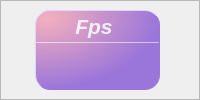
                       <widget class="QFrame" name="frame_11">
                        <property name="frameShape">
                         <enum>QFrame::Shape::StyledPanel</enum>
                        </property>
                        <property name="frameShadow">
                         <enum>QFrame::Shadow::Raised</enum>
                        </property>
                        <layout class="QHBoxLayout" name="horizontalLayout_30">
                         <property name="spacing">
                          <number>6</number>
                         </property>
                         <property name="leftMargin">
                          <number>0</number>
                         </property>
                         <property name="topMargin">
                          <number>5</number>
                         </property>
                         <property name="rightMargin">
                          <number>5</number>
                         </property>
                         <property name="bottomMargin">
                          <number>5</number>
                         </property>
                         <item>
                          <widget class="QFrame" name="Fps_QF2">
                           <property name="minimumSize">
                            <size>
                             <width>125</width>
                             <height>80</height>
                            </size>
                           </property>
                           <property name="maximumSize">
                            <size>
                             <width>125</width>
                             <height>80</height>
                            </size>
                           </property>
                           <property name="toolTipDuration">
                            <number>0</number>
                           </property>
                           <property name="styleSheet">
                            <string notr="true">QFrame#Fps_QF2{
color: rgb(255, 255, 255);
border-radius: 15px;
background-color: qradialgradient(cx:0, cy:0, radius:1, fx:0.1, fy:0.1, stop:0 rgb(243, 175, 189),  stop:1 rgb(155, 118, 218));
border: 1px outset rgb(153, 117, 219)
}
</string>
                           </property>
                           <property name="frameShape">
                            <enum>QFrame::Shape::StyledPanel</enum>
                           </property>
                           <property name="frameShadow">
                            <enum>QFrame::Shadow::Raised</enum>
                           </property>
                           <layout class="QVBoxLayout" name="verticalLayout_26" stretch="0,2,1">
                            <property name="spacing">
                             <number>0</number>
                            </property>
                            <property name="leftMargin">
                             <number>0</number>
                            </property>
                            <property name="topMargin">
                             <number>0</number>
                            </property>
                            <property name="rightMargin">
                             <number>0</number>
                            </property>
                            <property name="bottomMargin">
                             <number>0</number>
                            </property>
                            <item>
                             <widget class="QFrame" name="Fps_top2">
                              <property name="styleSheet">
                               <string notr="true">border:none</string>
                              </property>
                              <property name="frameShape">
                               <enum>QFrame::Shape::StyledPanel</enum>
                              </property>
                              <property name="frameShadow">
                               <enum>QFrame::Shadow::Raised</enum>
                              </property>
                              <layout class="QHBoxLayout" name="horizontalLayout_31">
                               <property name="spacing">
                                <number>0</number>
                               </property>
                               <property name="leftMargin">
                                <number>0</number>
                               </property>
                               <property name="topMargin">
                                <number>3</number>
                               </property>
                               <property name="rightMargin">
                                <number>7</number>
                               </property>
                               <property name="bottomMargin">
                                <number>3</number>
                               </property>
                               <item>
                                <widget class="QLabel" name="label_10">
                                 <property name="maximumSize">
                                  <size>
                                   <width>16777215</width>
                                   <height>30</height>
                                  </size>
                                 </property>
                                 <property name="font">
                                  <font>
                                   <family>Segoe UI</family>
                                   <pointsize>16</pointsize>
                                   <italic>true</italic>
                                   <bold>true</bold>
                                  </font>
                                 </property>
                                 <property name="styleSheet">
                                  <string notr="true">color: rgba(255, 255,255, 210);
text-align:center;
font: 700 italic 16pt &quot;Segoe UI&quot;;</string>
                                 </property>
                                 <property name="midLineWidth">
                                  <number>-1</number>
                                 </property>
                                 <property name="text">
                                  <string>Fps</string>
                                 </property>
                                 <property name="alignment">
                                  <set>Qt::AlignmentFlag::AlignCenter</set>
                                 </property>
                                 <property name="wordWrap">
                                  <bool>false</bool>
                                 </property>
                                 <property name="indent">
                                  <number>0</number>
                                 </property>
                                </widget>
                               </item>
                              </layout>
                             </widget>
                            </item>
                            <item>
                             <widget class="Line" name="line_7">
                              <property name="maximumSize">
                               <size>
                                <width>16777215</width>
                                <height>1</height>
                               </size>
                              </property>
                              <property name="styleSheet">
                               <string notr="true">background-color: rgba(255, 255, 255, 89);</string>
                              </property>
                              <property name="orientation">
                               <enum>Qt::Orientation::Horizontal</enum>
                              </property>
                             </widget>
                            </item>
                            <item>
                             <widget class="QFrame" name="Fps_bottom2">
                              <property name="styleSheet">
                               <string notr="true">border:none</string>
                              </property>
                              <property name="frameShape">
                               <enum>QFrame::Shape::StyledPanel</enum>
                              </property>
                              <property name="frameShadow">
                               <enum>QFrame::Shadow::Raised</enum>
                              </property>
                              <layout class="QVBoxLayout" name="verticalLayout_27">
                               <property name="spacing">
                                <number>0</number>
                               </property>
                               <property name="leftMargin">
                                <number>0</number>
                               </property>
                               <property name="topMargin">
                                <number>6</number>
                               </property>
                               <property name="rightMargin">
                                <number>0</number>
                               </property>
                               <property name="bottomMargin">
                                <number>6</number>
                               </property>
                               <item alignment="Qt::AlignmentFlag::AlignTop">
                                <widget class="QLabel" name="fps_label2">
                                 <property name="minimumSize">
                                  <size>
                                   <width>0</width>
                                   <height>30</height>
                                  </size>
                                 </property>
                                 <property name="maximumSize">
                                  <size>
                                   <width>16777215</width>
                                   <height>30</height>
                                  </size>
                                 </property>
                                 <property name="font">
                                  <font>
                                   <family>Microsoft YaHei UI</family>
                                   <pointsize>12</pointsize>
                                   <italic>false</italic>
                                   <bold>false</bold>
                                   <underline>false</underline>
                                  </font>
                                 </property>
                                 <property name="styleSheet">
                                  <string notr="true">color: rgb(255, 255, 255);
font: 12pt &quot;Microsoft YaHei UI&quot;;
</string>
                                 </property>
                                 <property name="text">
                                  <string/>
                                 </property>
                                 <property name="alignment">
                                  <set>Qt::AlignmentFlag::AlignCenter</set>
                                 </property>
                                </widget>
                               </item>
                              </layout>
                             </widget>
                            </item>
                           </layout>
                          </widget>
                         </item>
                        </layout>
                       </widget>
